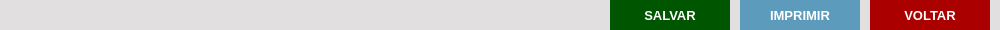
   <widget class="QFrame" name="fr_BotoesFormCompra">
    <property name="geometry">
     <rect>
      <x>0</x>
      <y>470</y>
      <width>1000</width>
      <height>30</height>
     </rect>
    </property>
    <property name="styleSheet">
     <string notr="true">background:#E1DFE0;
border: none;</string>
    </property>
    <widget class="QPushButton" name="bt_Voltar">
     <property name="geometry">
      <rect>
       <x>870</x>
       <y>0</y>
       <width>120</width>
       <height>30</height>
      </rect>
     </property>
     <property name="font">
      <font>
       <family>Tahoma</family>
       <pointsize>10</pointsize>
       <weight>75</weight>
       <bold>true</bold>
      </font>
     </property>
     <property name="cursor">
      <cursorShape>PointingHandCursor</cursorShape>
     </property>
     <property name="focusPolicy">
      <enum>Qt::NoFocus</enum>
     </property>
     <property name="contextMenuPolicy">
      <enum>Qt::ActionsContextMenu</enum>
     </property>
     <property name="styleSheet">
      <string notr="true">QPushButton {
background-color: rgb(170, 0, 0);
color: #FFF
 }
QPushButton:hover{
background-color: rgb(255, 0, 0);
}</string>
     </property>
     <property name="text">
      <string>VOLTAR</string>
     </property>
     <property name="iconSize">
      <size>
       <width>75</width>
       <height>35</height>
      </size>
     </property>
    </widget>
    <widget class="QPushButton" name="bt_Salvar">
     <property name="geometry">
      <rect>
       <x>610</x>
       <y>0</y>
       <width>120</width>
       <height>30</height>
      </rect>
     </property>
     <property name="font">
      <font>
       <family>Tahoma</family>
       <pointsize>10</pointsize>
       <weight>75</weight>
       <bold>true</bold>
      </font>
     </property>
     <property name="cursor">
      <cursorShape>PointingHandCursor</cursorShape>
     </property>
     <property name="focusPolicy">
      <enum>Qt::NoFocus</enum>
     </property>
     <property name="contextMenuPolicy">
      <enum>Qt::ActionsContextMenu</enum>
     </property>
     <property name="styleSheet">
      <string notr="true">QPushButton {
background-color: rgb(0, 85, 0);
color: #FFF
 }
QPushButton:hover{
background-color: #40a286
}</string>
     </property>
     <property name="text">
      <string>SALVAR</string>
     </property>
     <property name="iconSize">
      <size>
       <width>75</width>
       <height>35</height>
      </size>
     </property>
    </widget>
    <widget class="QPushButton" name="bt_Imprimir">
     <property name="enabled">
      <bool>false</bool>
     </property>
     <property name="geometry">
      <rect>
       <x>740</x>
       <y>0</y>
       <width>120</width>
       <height>30</height>
      </rect>
     </property>
     <property name="font">
      <font>
       <family>Tahoma</family>
       <pointsize>10</pointsize>
       <weight>75</weight>
       <bold>true</bold>
      </font>
     </property>
     <property name="cursor">
      <cursorShape>PointingHandCursor</cursorShape>
     </property>
     <property name="focusPolicy">
      <enum>Qt::NoFocus</enum>
     </property>
     <property name="contextMenuPolicy">
      <enum>Qt::ActionsContextMenu</enum>
     </property>
     <property name="styleSheet">
      <string notr="true">QPushButton {
background-color: #5C9BBC;
color: #FFF
 }
QPushButton:hover{
background-color: #40a286
}</string>
     </property>
     <property name="text">
      <string>IMPRIMIR</string>
     </property>
     <property name="iconSize">
      <size>
       <width>75</width>
       <height>35</height>
      </size>
     </property>
    </widget>
   </widget>
